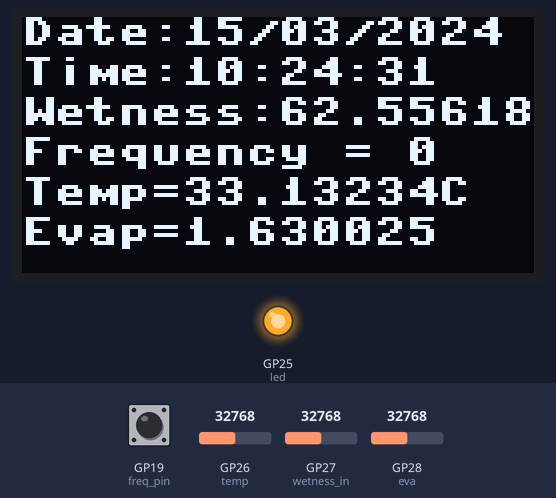
Bench run of a program on a simulated Raspberry Pi Pico running MicroPython. Shown: 128×64 one-colour display, output pins drawn as LEDs (lit = HIGH). Inputs (shaded band) come from the test bench; at power-on: GP26 (temp) = 32768, GP27 (wetness_in) = 32768, GP28 (eva) = 32768, GP19 (freq_pin) HIGH (analog values on the 0–65535 scale). The clock reads 2024-03-15 10:24:30 at power-on unless the program sets it; files the program writes start out absent.

Above: at 1.8 s.
1.9 s: GP26 (temp) set to 45874
At 3.2 s:
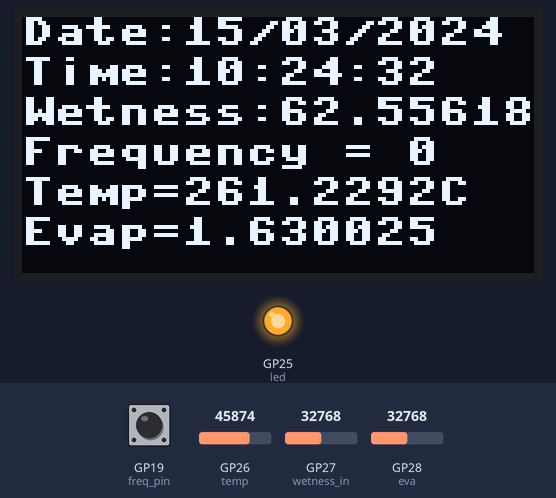
4.9 s: GP27 (wetness_in) set to 45874
At 7.0 s:
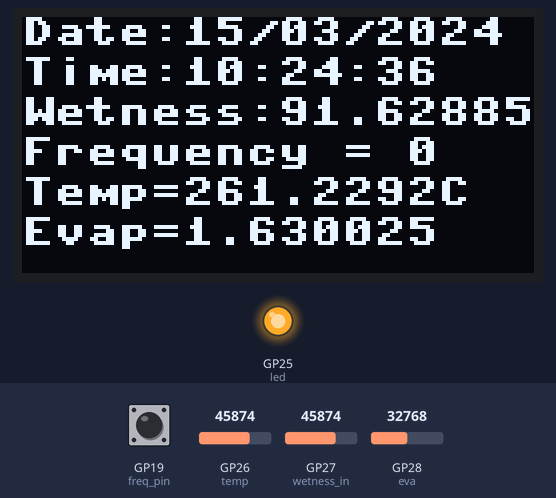
7.9 s: GP28 (eva) set to 45874
At 9.5 s:
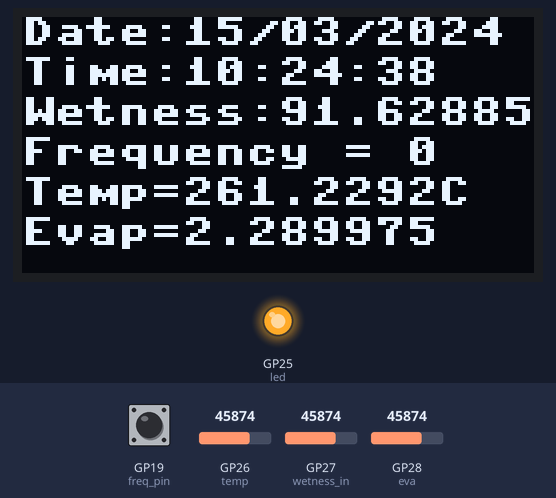
10.9 s: GP19 (freq_pin) pulled LOW for 0.15 s
At 11.7 s:
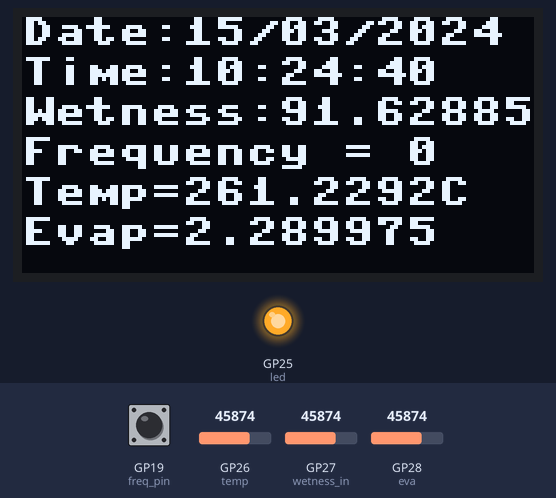
13.6 s: GP19 (freq_pin) pulled LOW for 1 s
At 15.6 s:
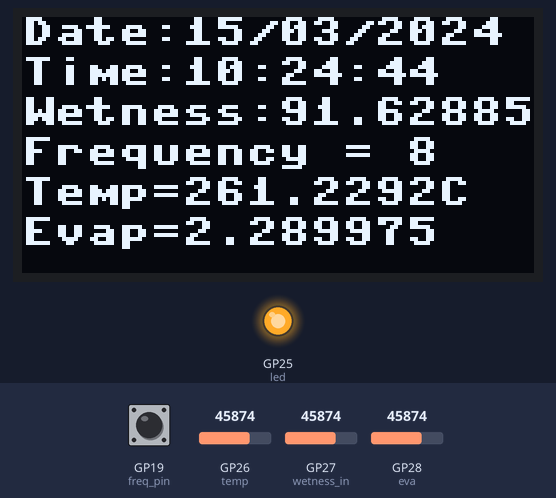
17.3 s: GP26 (temp) set to 19660
At 19.2 s:
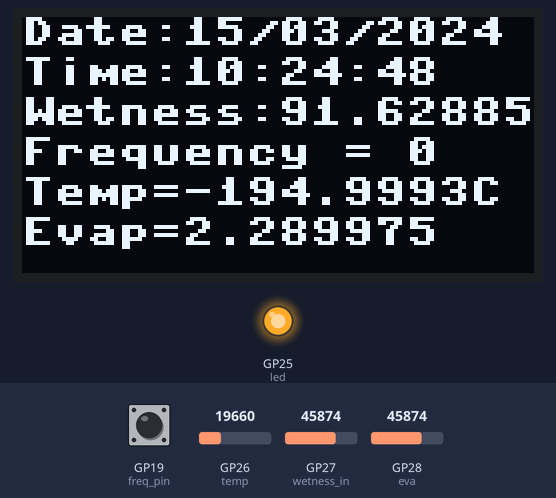
Timing chart, 0 to 20.7 s (numbered marks = the images above; inputs shaded):
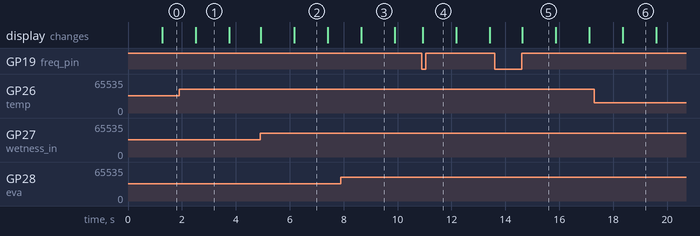

The program:

main_all.py
```python
from machine import Pin,I2C,ADC,SPI
from sh1106 import SH1106_I2C
import sdcard,uos,time
from ds3231_i2c import DS3231_I2C

led = Pin(25,Pin.OUT)
led.value(1)
# Initializations
wetness_in = ADC(1)
temp = ADC(0)
eva = ADC(2)

i2c = I2C(0, sda = Pin(16), scl = Pin(17), freq = 400000)
w = 128
h = 64

oled = SH1106_I2C(w, h, i2c)

ds_i2c = I2C(1,sda=Pin(14),scl = Pin(15))
ds = DS3231_I2C(ds_i2c)
cs = Pin(1,Pin.OUT)
spi = SPI(0,baudrate = 1000000,polarity = 0,
          phase = 0,bits = 8, firstbit = SPI.MSB,
          sck = Pin(2), mosi = Pin(3), miso = Pin(4))
sd = sdcard.SDCard(spi,cs)
vfs = uos.VfsFat(sd)
uos.mount(vfs, "/sd")
file = open("/sd/sensor_data.csv", "a")

dry_value = 0.23* 65535/3.3
wet_value =  2.5 *65535/3.3
## Freq..
freq_pin = Pin(19,Pin.IN,machine.Pin.PULL_UP)
counter = 0
def pulse_counter(pin):
    global counter
    counter += 1
freq_pin.irq(trigger=Pin.IRQ_RISING, handler=pulse_counter)


def read_voltage():
    total = 0
    for _ in range(100):
        total += wetness_in.read_u16()

    average = total / 100
    voltage = average * (3.3 / 65535)
    return voltage, average

def calibrate_sensor(dry, wet, raw_value):
    wetness_percentage = 100 * (raw_value - dry) / (wet - dry)
    wetness_percentage = max(0, wetness_percentage)
    wetness_percentage = min(wetness_percentage,100)
    return wetness_percentage

def classify_voltage(wetness):
    if wetness < 10:
        return "Dry"
    elif 10 <= wetness < 20:
        return "Slight Moist"
    elif 20 <= wetness < 40:
        return "Moist"
    elif 40 <= wetness < 80:
         return  "Wet"
    else:
        return "Saturated"

def read_temperature_sensor():
    total_value = 0.0
    total_value_gnd = 0.0
    for _ in range(100):
        raw_value = temp.read_u16()
        total_value += raw_value
    avg_raw_value = float(total_value) / 100.0
    conv_rate = 3.3 / 65535.0
    voltage = (avg_raw_value ) * conv_rate
    return voltage

NUM_SAMPLES = 10

def read_moisture_sensor():
    total_value = 0

    for _ in range(NUM_SAMPLES):
        raw_value = eva.read_u16()
        total_value += raw_value

    avg_raw_value = total_value // NUM_SAMPLES

    voltage = avg_raw_value * (3.3 / 65535) - 0.020
    return voltage
start_time = time.ticks_us()
while True:
    x = time.ticks_us()
    if time.ticks_diff(x,start_time) >= 1000000:
        voltage, raw_value = read_voltage()
        wetness = calibrate_sensor(dry_value, wet_value, raw_value)
        state = classify_voltage(wetness)

        voltage_temp = read_temperature_sensor()
        temp_val =345.6276*voltage_temp - 537.1619

        voltage_eva = read_moisture_sensor()

        t = ds.read_time()
        timestring_day = "%02x/%02x/20%x" %(t[4],t[5],t[6])
        timestring_time="%02x:%02x:%02x" %(t[2],t[1],t[0])
        with open("/sd/sd1.txt", "a") as file:
            file.write(f"{timestring_day} {timestring_time}, Voltage = {voltage}, Wetness = {wetness}, state = {state}, Temperature = {temp_val}, Evaporation = {voltage_eva}, Frequency = {str(counter*8)}\n")
            file.flush()

        oled.fill(0)
        oled.text(f"Date:{timestring_day}",0,0)
        oled.text(f"Time:{timestring_time}",0,10)
        oled.text(f"Wetness:{wetness}",0,20)
        oled.text(f"Frequency = {str(counter*8)}",0,30)
        oled.text(f"Temp={temp_val}C", 0, 40)
        oled.text(f"Evap={voltage_eva} ", 0, 50)
        oled.show()
        start_time = time.ticks_us()
        counter = 0
```

Measured:
- what the display in image 2 shows lasts 1.2 s, from 6.2 s to 7.4 s
